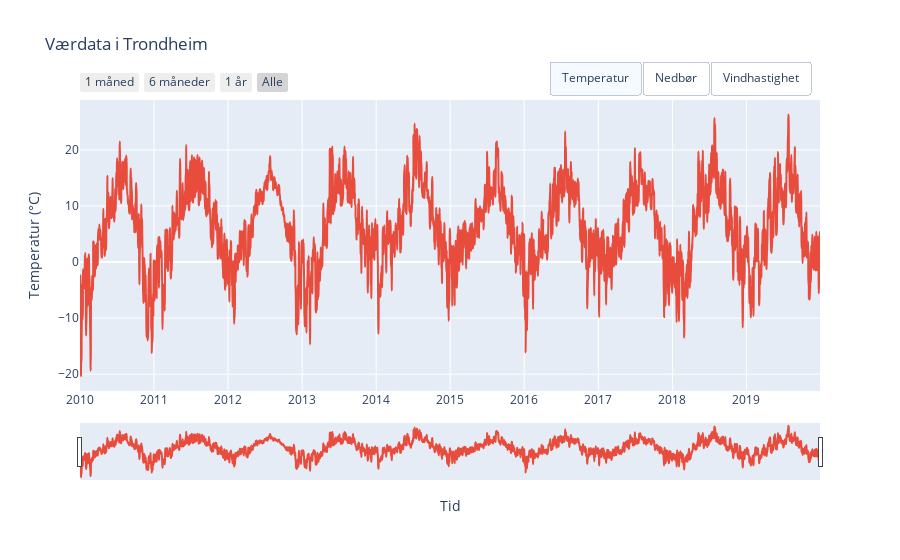

The cell this chart's notebook holds for it:
### Markdown cell above
#### Figur 1: Interaktiv Værdata-utforskning for Trondheim (2010-2019) 🌐📊☁️

Her starter vi med en interaktiv graf som gir deg full kontroll over ti år med værdata fra Frost. Plotly-plottet gjør tørre, statiske tall om til et levende verktøy for å utforske temperatur, nedbør og vindhastighet i Trondheim mellom 2010 og 2019.

**Formål:**  
Grafen gir et helhetlig og dynamisk overblikk over sentrale værparametere. Den lar deg navigere og utforske dataene på egne premisser, slik at du kan oppdage mønstre og detaljer som ellers ville vært vanskelig å se etter i en statistik tabell. (dette gjelder også alle andre interaktive grafer videre i analysen)

- **Lesbarhet:** Akser og etiketter er tydelig merket, og fargebruk gjør det enkelt å skille mellom variablene.
- **Estetikk:** Layouten er ren og konsistent, og fremhever viktige mønstre uten visuell støy.
- **Formidling:** Tidsserien viser sesongvariasjon og ekstreme hendelser godt, noe som underbygger analysene våre senere i rapporten.

### Code cell
plot_weather_data(frost_file)

### Figure 1 — Plotly figure (JSON) as saved in the notebook; plotly's stock layout.template omitted (floating-point values rounded to 4 significant figures; data arrays with more than 128 entries replaced by an {"elided": "..."} marker saying what was removed)
{"data": [{"line": {"color": "#E74C3C", "shape": "spline", "smoothing": 1.3}, "mode": "lines", "name": "Temperatur (°C)", "type": "scatter", "visible": true, "x": {"elided": "3651 str values"}, "y": {"elided": "3651 float values"}}, {"line": {"color": "#3498DB", "shape": "spline", "smoothing": 1.3}, "mode": "lines", "name": "Nedbør (mm)", "type": "scatter", "visible": false, "x": {"elided": "3651 str values"}, "y": {"elided": "3651 float values"}}, {"line": {"color": "#27AE60", "shape": "spline", "smoothing": 1.3}, "mode": "lines", "name": "Vindhastighet (m/s)", "type": "scatter", "visible": false, "x": {"elided": "3651 str values"}, "y": {"elided": "3651 float values"}}], "layout": {"legend": {"orientation": "h", "title": {"text": "Målinger"}, "x": 1, "xanchor": "right", "y": 1.02, "yanchor": "bottom"}, "title": {"text": "Værdata i Trondheim"}, "updatemenus": [{"buttons": [{"args": [{"visible": [true, false, false]}, {"yaxis.title.text": "Temperatur (°C)"}], "label": "Temperatur", "method": "update"}, {"args": [{"visible": [false, true, false]}, {"yaxis.title.text": "Nedbør (mm)"}], "label": "Nedbør", "method": "update"}, {"args": [{"visible": [false, false, true]}, {"yaxis.title.text": "Vindhastighet (m/s)"}], "label": "Vindhastighet", "method": "update"}], "direction": "right", "pad": {"r": 10, "t": 10}, "showactive": true, "type": "buttons", "x": 1, "xanchor": "right", "y": 1.02, "yanchor": "bottom"}], "xaxis": {"rangeselector": {"buttons": [{"count": 1, "label": "1 måned", "step": "month", "stepmode": "backward"}, {"count": 6, "label": "6 måneder", "step": "month", "stepmode": "backward"}, {"count": 1, "label": "1 år", "step": "year", "stepmode": "backward"}, {"label": "Alle", "step": "all"}]}, "rangeslider": {"visible": true}, "title": {"text": "Tid"}, "type": "date"}, "yaxis": {"title": {"text": "Temperatur (°C)"}}}}
